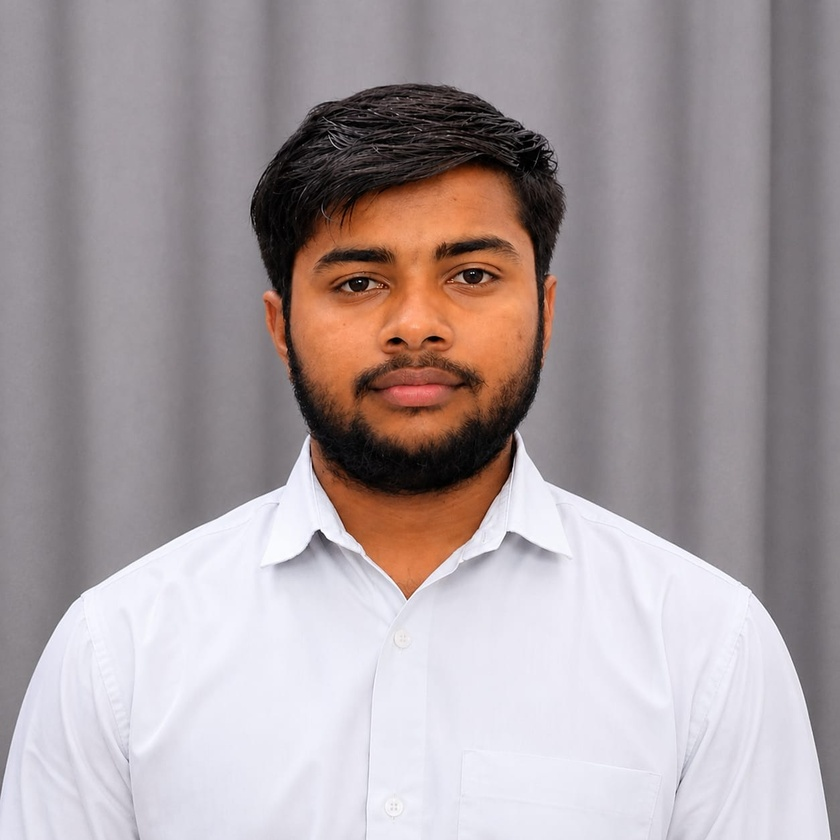
#> input picture 03_Contrast_Stretching/input.jpeg, 840 x 840 px, shrunk from 1254 x 1254 before the run
$ python program.py
#> lines starting #> are read from the running program, lines starting #| are printed output that depends on the picture
import cv2
import numpy as np

img = cv2.imread("input.jpeg", cv2.IMREAD_GRAYSCALE)
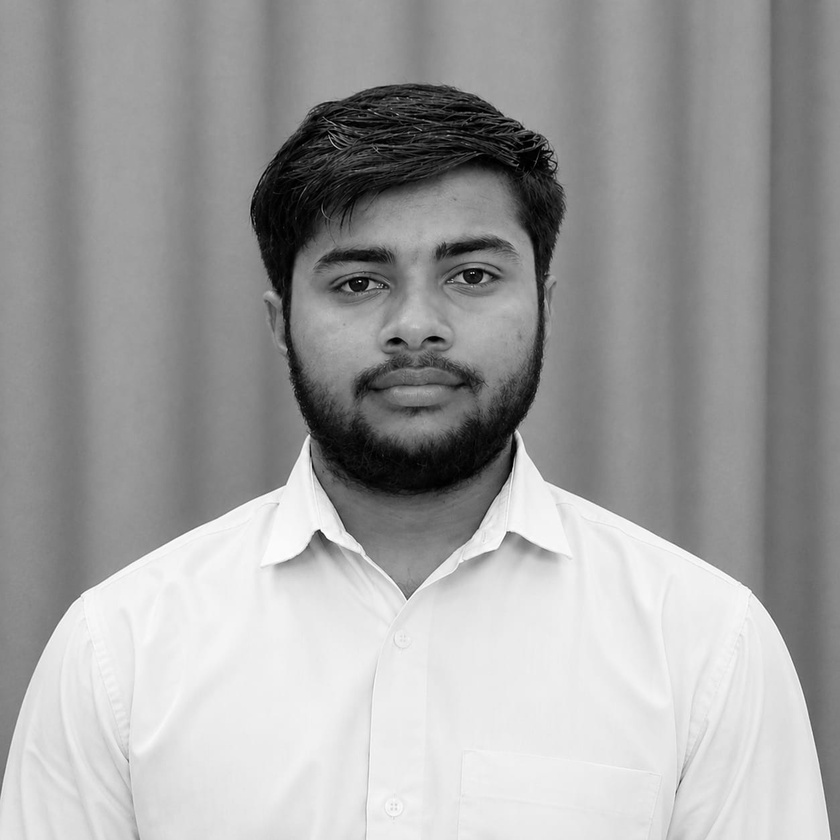
#> img: shape (840, 840); min 0, max 255, mean 160.6

if img is None:
    print("Error: Image not found!")
    exit()

min_intensity = np.min(img)
#> min_intensity = 0
max_intensity = np.max(img)
#> max_intensity = 255

result = ((img - min_intensity) / (max_intensity - min_intensity) * 255).astype(np.uint8)

cv2.imwrite("output.jpg", result)

cv2.waitKey(0)
cv2.destroyAllWindows()
